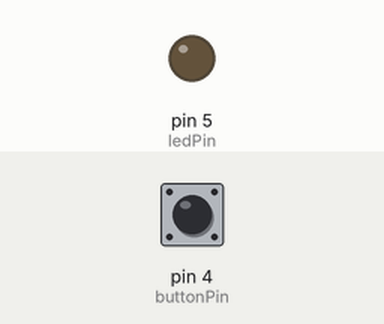
Simulated run of this sketch. Board: Arduino Uno, built with avr-gcc and run on an emulated ATmega328P. Shown: output pins drawn as LEDs (lit = HIGH). The inputs (shaded band) are chosen by the test bench; at power-on: pin 4 (buttonPin) LOW. What the sketch prints to the serial monitor is not drawn.

Above: at 1.2 s.
1.3 s: pin 4 (buttonPin) pulled HIGH for 0.15 s
At 1.37 s:
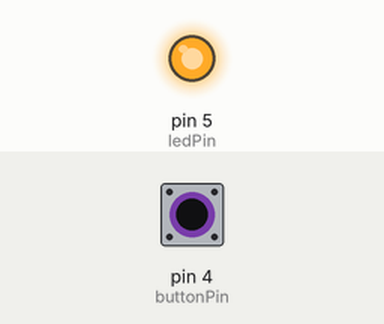
2.9 s: pin 4 (buttonPin) pulled HIGH for 3.2 s
At 7.4 s:
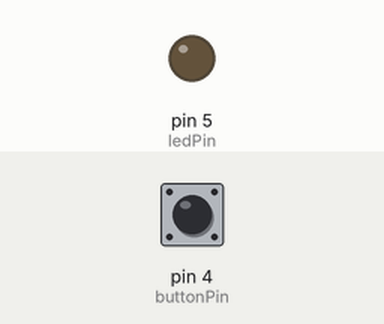
Timing chart, 0 to 8.9 s (numbered marks = the images above; inputs shaded):
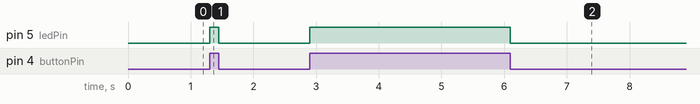

Measured:
- after the input at 1.3 s, pin 5 (ledPin): LOW → HIGH at once, → LOW 0.15 s later
- after the input at 2.9 s, pin 5 (ledPin): LOW → HIGH at once, → LOW 3.2 s later

The sketch:

Button_Rgb.ino
```cpp
// sets the pin numbers
// the number of the pushbutton pin
const int buttonPin = 4;
// the number of the LED pin
const int ledPin =  5;

// variable for storing the pushbutton status
int buttonState = 0;

void setup() {
  // Initializes serial communication at a baud rate of 115200 bits per second
  Serial.begin(115200);
  // initializes the pushbutton pin as an input
  pinMode(buttonPin, INPUT);
  // initializes the LED pin as an output
  pinMode(ledPin, OUTPUT);
}

void loop() {
  // reads the state of the pushbutton value
  buttonState = digitalRead(buttonPin);
  Serial.println(buttonState);
  // checks if the pushbutton is pressed, if it is, the buttonState is set to HIGH
  if (buttonState == HIGH) {
    // turns the  LED on
    digitalWrite(ledPin, HIGH);
  } else {
    // turns the LED off
    digitalWrite(ledPin, LOW);
  }
}
```
